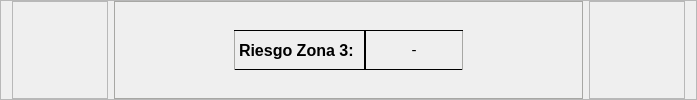
                       <widget class="QFrame" name="frame_86">
                        <property name="minimumSize">
                         <size>
                          <width>96</width>
                          <height>90</height>
                         </size>
                        </property>
                        <property name="maximumSize">
                         <size>
                          <width>16777215</width>
                          <height>150</height>
                         </size>
                        </property>
                        <property name="frameShape">
                         <enum>QFrame::StyledPanel</enum>
                        </property>
                        <property name="frameShadow">
                         <enum>QFrame::Raised</enum>
                        </property>
                        <layout class="QHBoxLayout" name="horizontalLayout_36">
                         <property name="topMargin">
                          <number>0</number>
                         </property>
                         <property name="bottomMargin">
                          <number>0</number>
                         </property>
                         <item>
                          <widget class="QFrame" name="frame_87">
                           <property name="minimumSize">
                            <size>
                             <width>96</width>
                             <height>0</height>
                            </size>
                           </property>
                           <property name="frameShape">
                            <enum>QFrame::StyledPanel</enum>
                           </property>
                           <property name="frameShadow">
                            <enum>QFrame::Raised</enum>
                           </property>
                          </widget>
                         </item>
                         <item>
                          <widget class="QFrame" name="colorZone3F">
                           <property name="sizePolicy">
                            <sizepolicy hsizetype="Expanding" vsizetype="Preferred">
                             <horstretch>0</horstretch>
                             <verstretch>0</verstretch>
                            </sizepolicy>
                           </property>
                           <property name="minimumSize">
                            <size>
                             <width>98</width>
                             <height>0</height>
                            </size>
                           </property>
                           <property name="styleSheet">
                            <string notr="true">background: qlineargradient(spread:pad,x1: 0, y1: 0, x2: 1, y2: 0,
                                 stop: 0 rgb(47, 146, 178), stop: 0.48 rgb(190, 192, 194),
                                 stop: 0.52 rgb(190, 192, 194), stop: 1.0  rgb(47, 146, 178));
border-radius:0px;
border:1px solid rgb(167, 167, 164);

</string>
                           </property>
                           <property name="frameShape">
                            <enum>QFrame::StyledPanel</enum>
                           </property>
                           <property name="frameShadow">
                            <enum>QFrame::Raised</enum>
                           </property>
                           <layout class="QHBoxLayout" name="horizontalLayout_37">
                            <property name="spacing">
                             <number>0</number>
                            </property>
                            <item>
                             <spacer name="horizontalSpacer_32">
                              <property name="orientation">
                               <enum>Qt::Horizontal</enum>
                              </property>
                              <property name="sizeType">
                               <enum>QSizePolicy::Expanding</enum>
                              </property>
                              <property name="sizeHint" stdset="0">
                               <size>
                                <width>110</width>
                                <height>20</height>
                               </size>
                              </property>
                             </spacer>
                            </item>
                            <item>
                             <widget class="QLabel" name="label_31">
                              <property name="minimumSize">
                               <size>
                                <width>98</width>
                                <height>20</height>
                               </size>
                              </property>
                              <property name="maximumSize">
                               <size>
                                <width>140</width>
                                <height>40</height>
                               </size>
                              </property>
                              <property name="font">
                               <font>
                                <family>Arial</family>
                                <pointsize>12</pointsize>
                                <bold>true</bold>
                               </font>
                              </property>
                              <property name="styleSheet">
                               <string notr="true">border-radius:0px;
border-top: 1px solid;
border-bottom: 1px solid;
border-right: 1px solid;
background-color:rgba(0, 0, 0, 0);</string>
                              </property>
                              <property name="text">
                               <string>Riesgo Zona 3: </string>
                              </property>
                             </widget>
                            </item>
                            <item>
                             <widget class="QLabel" name="txtZona3F">
                              <property name="minimumSize">
                               <size>
                                <width>98</width>
                                <height>20</height>
                               </size>
                              </property>
                              <property name="maximumSize">
                               <size>
                                <width>55</width>
                                <height>40</height>
                               </size>
                              </property>
                              <property name="font">
                               <font>
                                <family>Arial</family>
                                <pointsize>11</pointsize>
                               </font>
                              </property>
                              <property name="styleSheet">
                               <string notr="true">border-radius:0px;
border-top: 1px solid;
border-bottom: 1px solid;
border-left: 1px solid;
background-color:rgba(0, 0, 0, 0);</string>
                              </property>
                              <property name="text">
                               <string>-</string>
                              </property>
                              <property name="alignment">
                               <set>Qt::AlignCenter</set>
                              </property>
                             </widget>
                            </item>
                            <item>
                             <spacer name="horizontalSpacer_33">
                              <property name="orientation">
                               <enum>Qt::Horizontal</enum>
                              </property>
                              <property name="sizeType">
                               <enum>QSizePolicy::Expanding</enum>
                              </property>
                              <property name="sizeHint" stdset="0">
                               <size>
                                <width>110</width>
                                <height>20</height>
                               </size>
                              </property>
                             </spacer>
                            </item>
                           </layout>
                          </widget>
                         </item>
                         <item>
                          <widget class="QFrame" name="frame_89">
                           <property name="minimumSize">
                            <size>
                             <width>96</width>
                             <height>0</height>
                            </size>
                           </property>
                           <property name="styleSheet">
                            <string notr="true">border-image: url(:/Images/ResourcesFolder/Imagenes/ZonasRefracInf.png);</string>
                           </property>
                           <property name="frameShape">
                            <enum>QFrame::StyledPanel</enum>
                           </property>
                           <property name="frameShadow">
                            <enum>QFrame::Raised</enum>
                           </property>
                          </widget>
                         </item>
                        </layout>
                       </widget>
